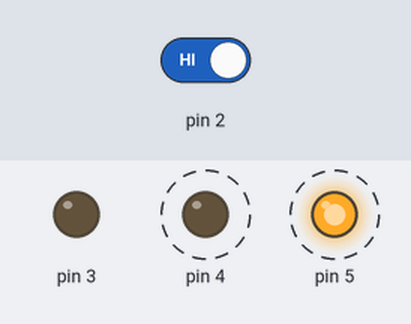
A sketch run on a simulated Arduino Uno, built with avr-gcc and run on an emulated ATmega328P. On the bench: output pins drawn as LEDs (lit = HIGH). Dashed ring = blinking. The inputs (shaded band) are chosen by the test bench; at power-on: pin 2 HIGH.

Above: at 1.2 s.
1.3 s: pin 2 driven LOW
At 2.0 s:
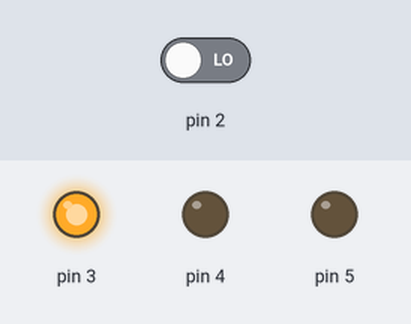
2.8 s: pin 2 driven HIGH
At 3.95 s:
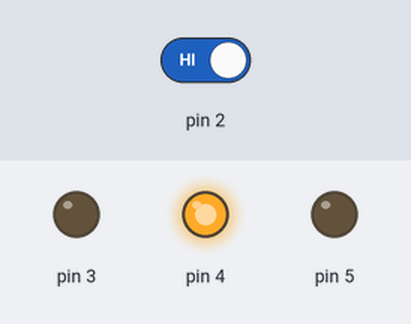
Timing chart, 0 to 11.8 s (numbered marks = the images above; inputs shaded):
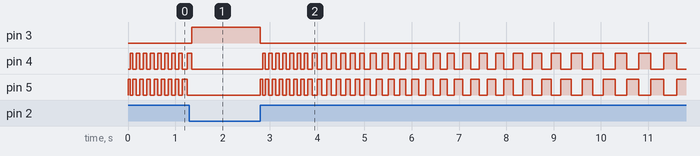

Measured:
- after the input at 1.3 s, pin 3: LOW → HIGH after 0.05 s; pin 4: goes on until 1.4 s, then stays LOW; pin 5: stops changing and stays LOW
- after the input at 2.8 s, pin 3: HIGH → LOW at once; pin 4: LOW → HIGH after 0.05 s, then repeats every 0.15 s: LOW 0.08 s, HIGH 0.08 s; pin 5: LOW → HIGH at once, then repeats every 0.13 s: LOW 0.05 s, HIGH 0.08 s
- by itself, pin 4, pin 5: alternates HIGH for 0.08 s and LOW for 0.08 s

The sketch:

main.ino
```cpp
// #define blinkRate 1000

int blinkRate   = 50;
int switchState = 0;

void setup() {
    pinMode(2, INPUT);
    pinMode(3, OUTPUT);
    pinMode(4, OUTPUT);
    pinMode(5, OUTPUT);
}

int count = 0;
unsigned long startHold = 0;
boolean buttonDown = false;

void loop() {
    switchState = digitalRead(2);

    if (switchState == LOW) {
        digitalWrite(3, HIGH);
        digitalWrite(4, LOW);
        digitalWrite(5, LOW);
        buttonDown = false;
    }
    else {

        if (buttonDown == false) {
            startHold = millis();
            buttonDown = true;
            blinkRate = 50;
            count = 0;
        }
        else {
            if ((millis() - startHold) > 1000*count) {
                blinkRate += 25;
                count++;
            }
        }

        digitalWrite(3, LOW);
        digitalWrite(4, LOW);
        digitalWrite(5, HIGH);

        delay(blinkRate);
        digitalWrite(4, HIGH);
        digitalWrite(5, LOW);
        delay(blinkRate);
    }
}
```
